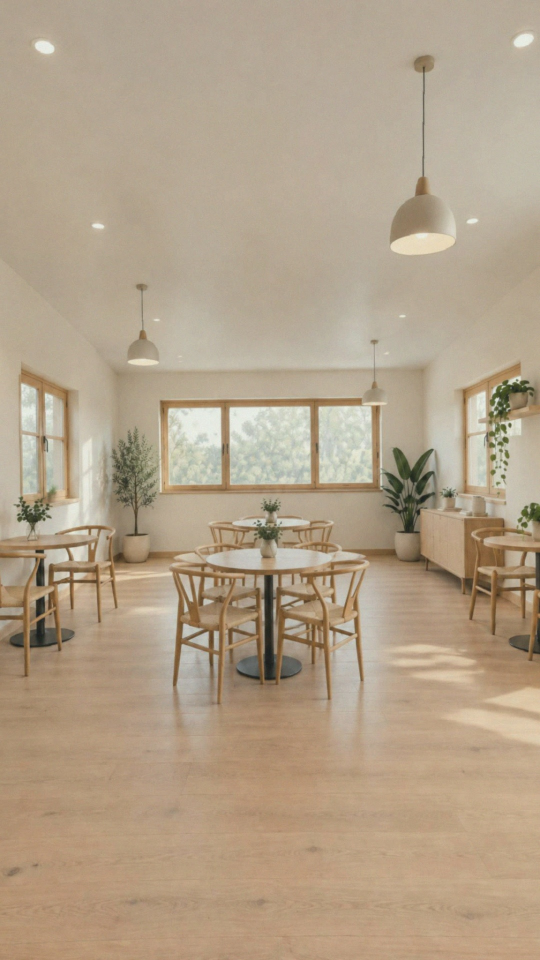
#> input picture shorts/comp/dream/bg_cafe_1080.jpg, 1080 x 1920 px, found by its file name (shown at 1/2 size)
$ python make_B_layers.py
#> lines starting #> are read from the running program, lines starting #| are printed output that depends on the picture; after the words box and inside, x2 and y2 are one past the last pixel; in counts of white or black regions, pixels touching at a corner belong together
"""B안(생각 구름 프레임) AE용 레이어 PNG, 1080x1920. 큼직한 구름 버전."""
import numpy as np, cv2, math
from PIL import Image, ImageDraw, ImageFilter
import sys; sys.path.insert(0, 'comp/dream')
W, H = 1080, 1920; OUT = 'comp/dream/B_layers/'
import os; os.makedirs(OUT, exist_ok=True)

def dreamy(img, glow=0.3):
    a = np.asarray(img).astype(np.float32) / 255
    b = cv2.GaussianBlur(a, (0, 0), 28); a = 1 - (1 - a) * (1 - b * glow)
    a = a * 1.06 + 0.03; g = a.mean(2, keepdims=True); a = g + (a - g) * 0.85
    a = a * np.array([1.03, 1.0, 0.94])
    return Image.fromarray((np.clip(a, 0, 1) * 255).astype(np.uint8))

# 원래(mock_B) 구름 모양: 타원 + 랜덤 크기 원 24개 (seed=5)
import random
cx, cy, rx, ry, bump, n = W / 2, 1020, 440, 700, 105, 24
rnd = random.Random(5)
SS = 2  # 슈퍼샘플링으로 매끈한 외곽
m = Image.new('L', (W * SS, H * SS), 0); d = ImageDraw.Draw(m)
#> after `m = Image.new('L', (W * SS, H * SS), 0)`: m: PIL image 2160x3840 L; every value is 0
d.ellipse(((cx - rx) * SS, (cy - ry) * SS, (cx + rx) * SS, (cy + ry) * SS), fill=255)
for i in range(n):
    t = 2 * math.pi * i / n; r = bump * rnd.uniform(0.8, 1.15)
    x, y = cx + rx * math.cos(t), cy + ry * math.sin(t)
    d.ellipse(((x - r) * SS, (y - r) * SS, (x + r) * SS, (y + r) * SS), fill=255)
mask_hi = np.asarray(m)
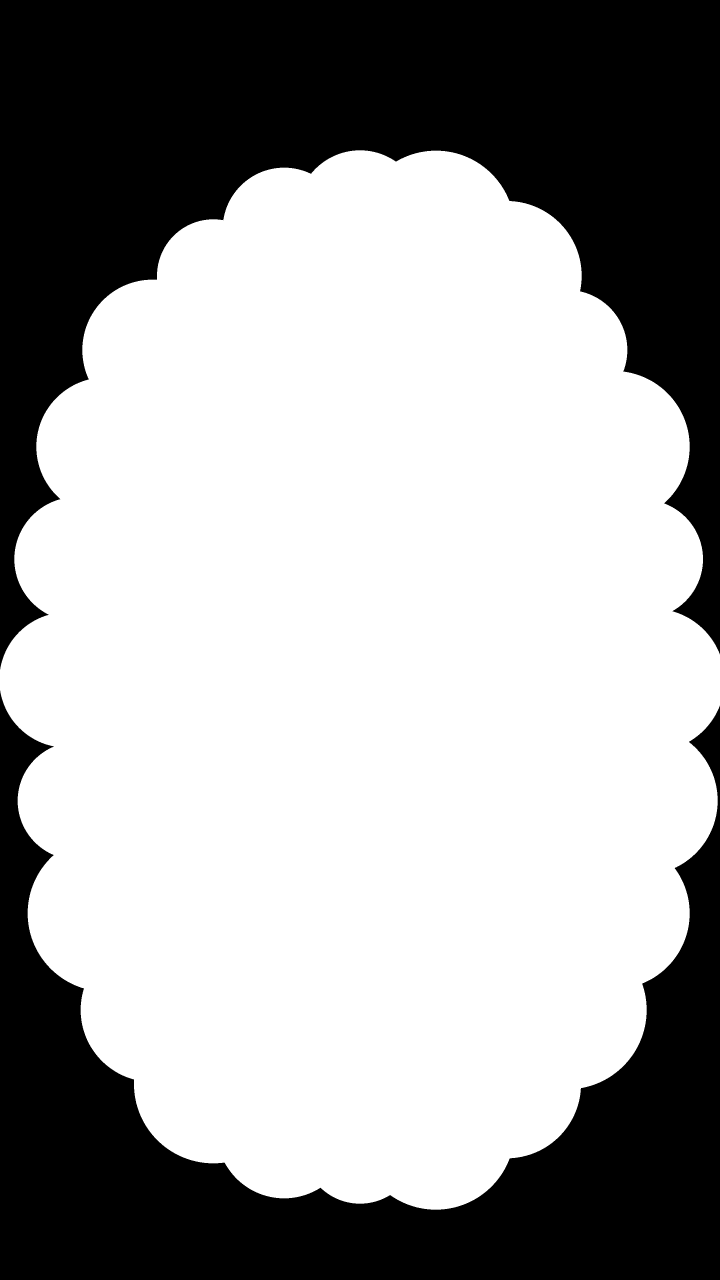
#> mask_hi: shape (3840, 2160) (shown at 1/3 size); 64.1% white; 2 black regions, box (x1, y1, x2, y2) and area: (0, 0, 2160, 2008) 1785033, (0, 2072, 2160, 3840) 1190851
ring = cv2.morphologyEx(mask_hi, cv2.MORPH_GRADIENT, cv2.getStructuringElement(cv2.MORPH_ELLIPSE, (16, 16)))
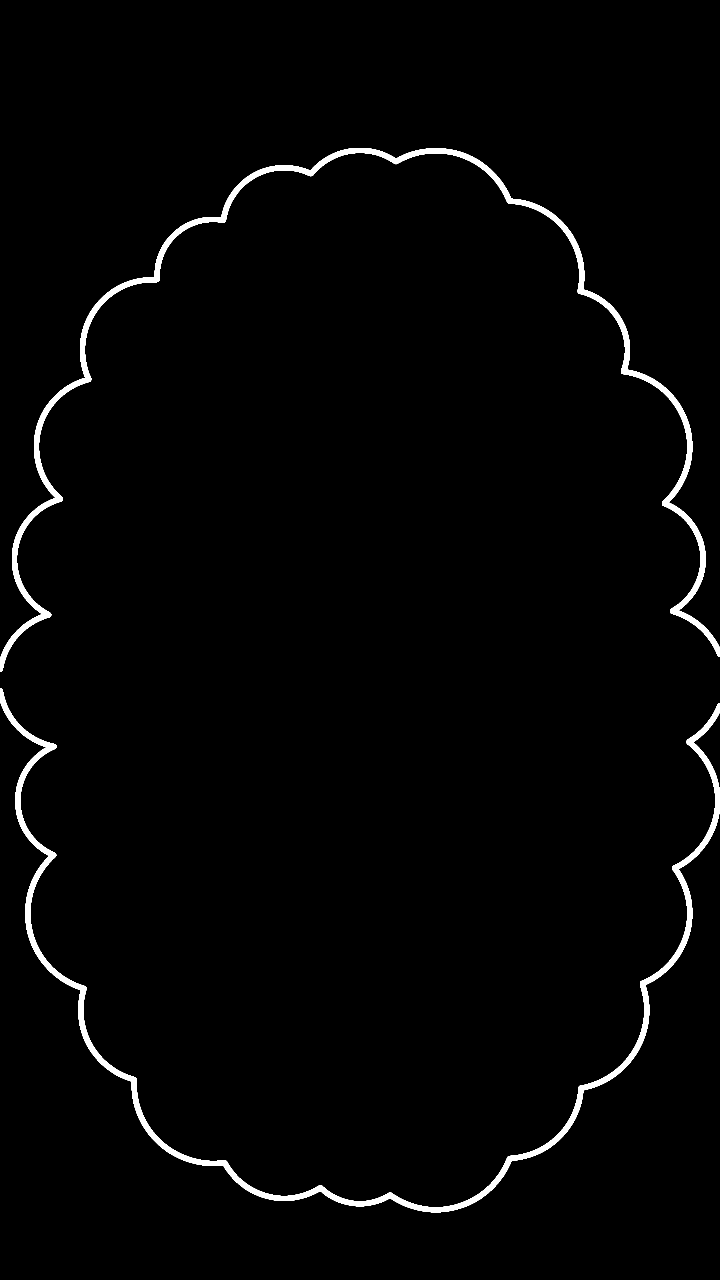
#> ring: shape (3840, 2160) (shown at 1/3 size); 1.8% white; 2 white regions, box (x1, y1, x2, y2) and area: (0, 444, 2160, 2016) 74760, (0, 2065, 2160, 3637) 73882
mask = Image.fromarray(mask_hi).resize((W, H), Image.LANCZOS)
line = Image.fromarray(ring).resize((W, H), Image.LANCZOS)

def rgba(colour, alpha):
#> called with colour = (255, 255, 255)
    im = Image.new('RGBA', (W, H), colour + (255,)); im.putalpha(alpha); return im
#> after `im = Image.new('RGBA', (W, H), colour + (255,))`: im: PIL image 1080x1920 RGBA; every value is 255

# 1 구름 매트(안쪽 흰색) – AE 트랙 매트(Alpha)용
rgba((255, 255, 255), mask).save(OUT + '01_cloud_matte.png')
# 2 구름 바깥 배경(연보라) – 구름 자리는 뚫림
rgba((238, 236, 244), Image.fromarray(255 - np.asarray(mask))).save(OUT + '02_outside_fill.png')
#> call 2 of rgba, with colour = (238, 236, 244)
#> in rgba (call 2), `im.putalpha(alpha)`:
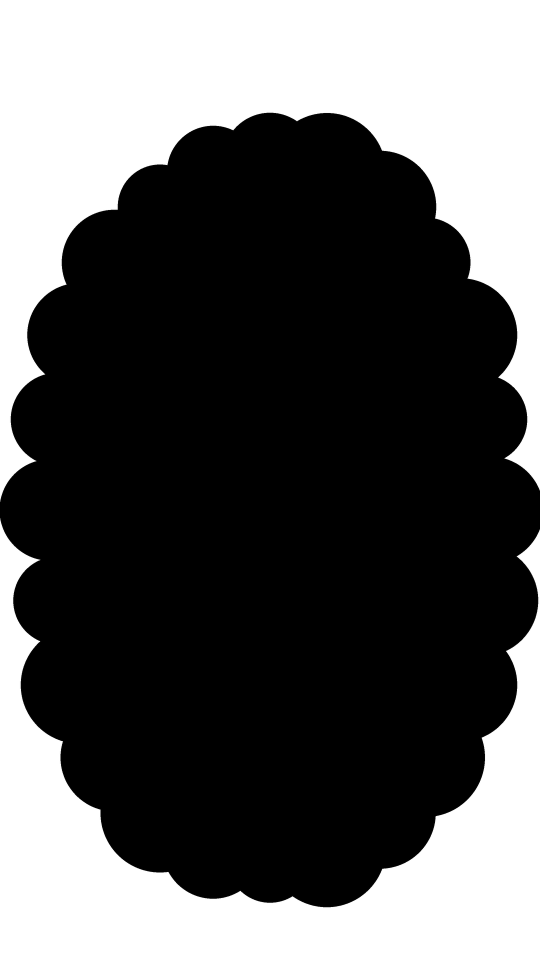
#> alpha: PIL image 1080x1920 L (shown at 1/2 size); min 0, max 255, mean 91.5
# 3 구름 외곽선
rgba((20, 20, 20), line).save(OUT + '03_cloud_outline.png')
# 4 생각 꼬리 동그라미 (왼쪽 아래 → 의뢰인 쪽)
t = Image.new('RGBA', (W * SS, H * SS)); d = ImageDraw.Draw(t)
#> after `t = Image.new('RGBA', (W * SS, H * SS))`: t: PIL image 2160x3840 RGBA; every value is 0
for (x, y, r) in [(110, 1830, 22), (170, 1760, 32), (250, 1680, 44)]:
    d.ellipse(((x - r) * SS, (y - r) * SS, (x + r) * SS, (y + r) * SS), fill=(255, 255, 255, 255), outline=(20, 20, 20, 255), width=8 * SS)
t.resize((W, H), Image.LANCZOS).save(OUT + '04_thought_tail.png')
# 5 몽환 보정된 배경 (전체 프레임) – 01을 매트로 사용
bg = dreamy(Image.open('comp/dream/bg_cafe_1080.jpg').convert('RGB'))
#> in dreamy, `g = a.mean(2, keepdims=True)`:
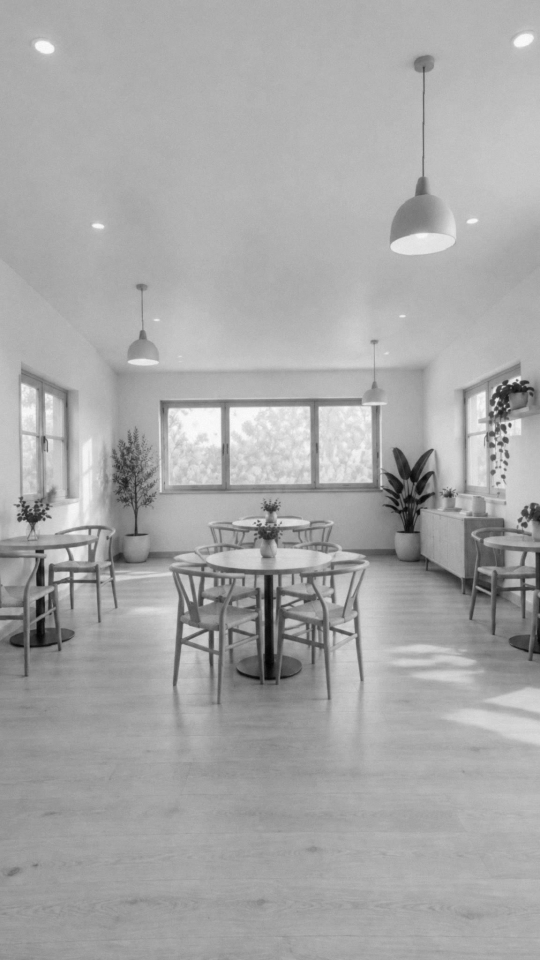
#> g: shape (1920, 1080, 1) float32 (shown at 1/2 size); min 0.239, max 1.03, mean 0.762; drawn with min black and max white
#> in dreamy, `return Image.fromarray((np.clip(a, 0, 1) * 255).astype(np.uint8))`:
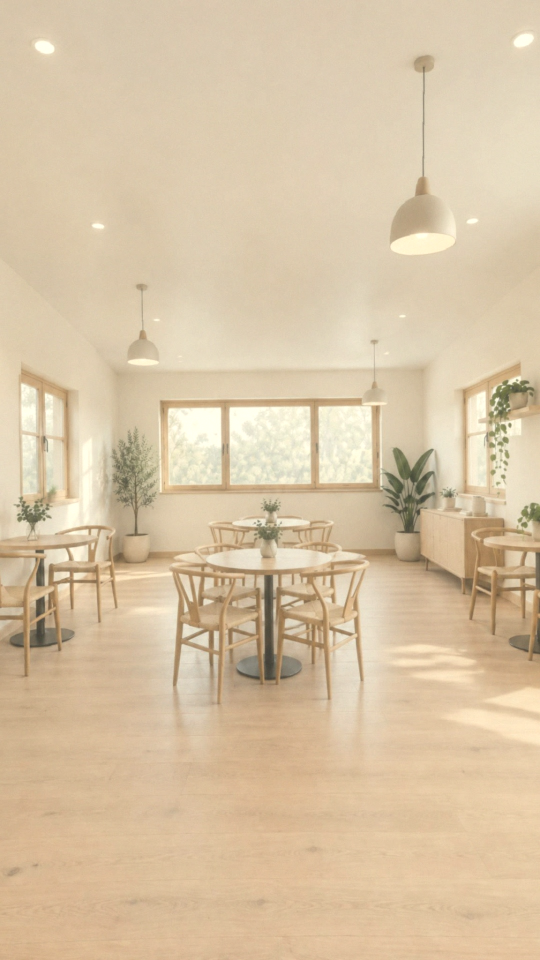
#> returned value: PIL image 1080x1920 RGB (shown at 1/2 size); mean R, G, B 216.4, 195.7, 165.2
bg.save(OUT + '05_bg_dreamy.png')
bg.putalpha(mask); bg.save(OUT + '05b_bg_dreamy_cut.png')   # 매트 없이 바로 쓰는 버전

# 미리보기
pv = Image.open(OUT + '02_outside_fill.png').copy()
pv = Image.alpha_composite(Image.new('RGBA', (W, H), (0, 0, 0, 0)), pv)
for f in ['05b_bg_dreamy_cut.png', '03_cloud_outline.png', '04_thought_tail.png']:
    pv = Image.alpha_composite(pv, Image.open(OUT + f))
pv = Image.alpha_composite(pv, Image.open('comp/dream/fg_chars_bubble.png').convert('RGBA'))
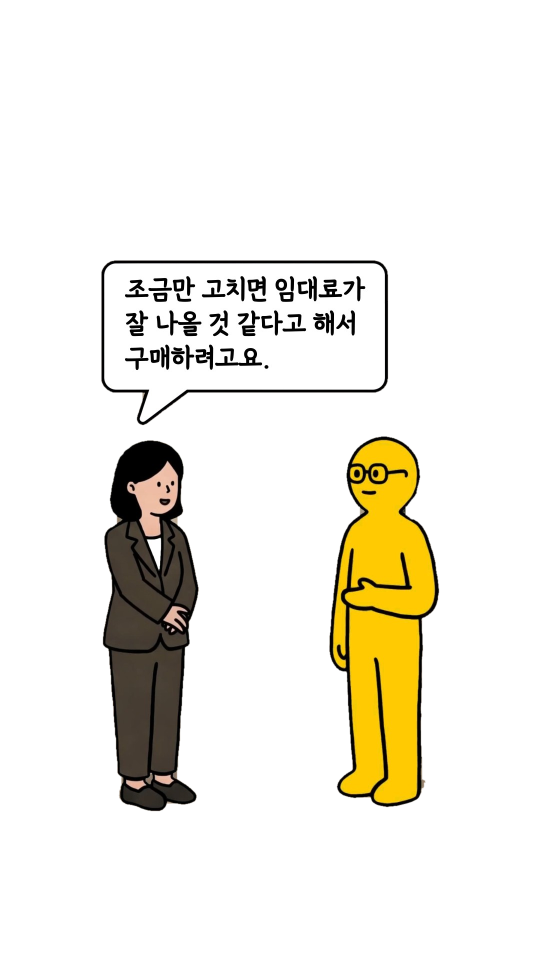
#> input picture shorts/comp/dream/fg_chars_bubble.png, 1080 x 1920 px, found by its file name (shown at 1/2 size)
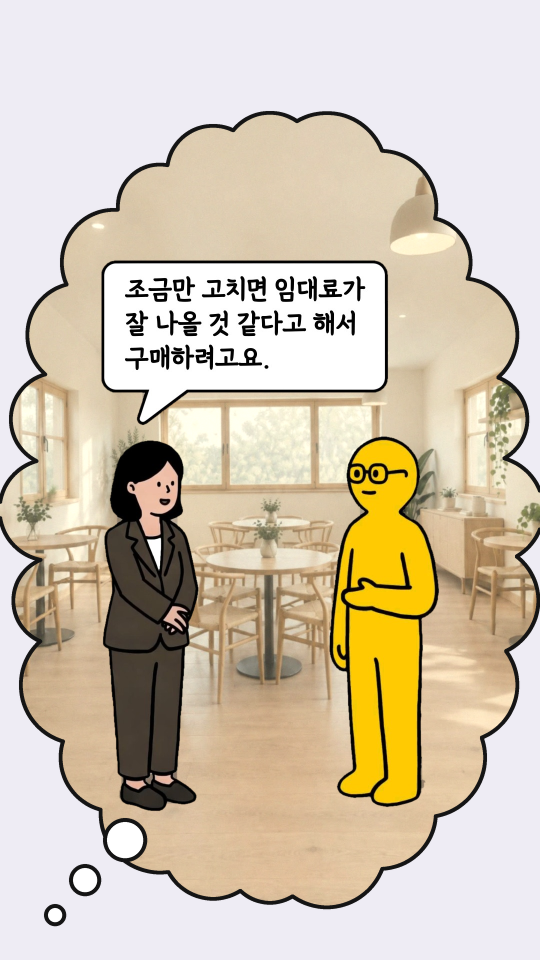
#> pv: PIL image 1080x1920 RGBA (shown at 1/2 size); mean R, G, B, A 210.5, 197.7, 177.4, 255
pv.convert('RGB').save('comp/dream/mock_B2_preview.jpg', quality=92)
